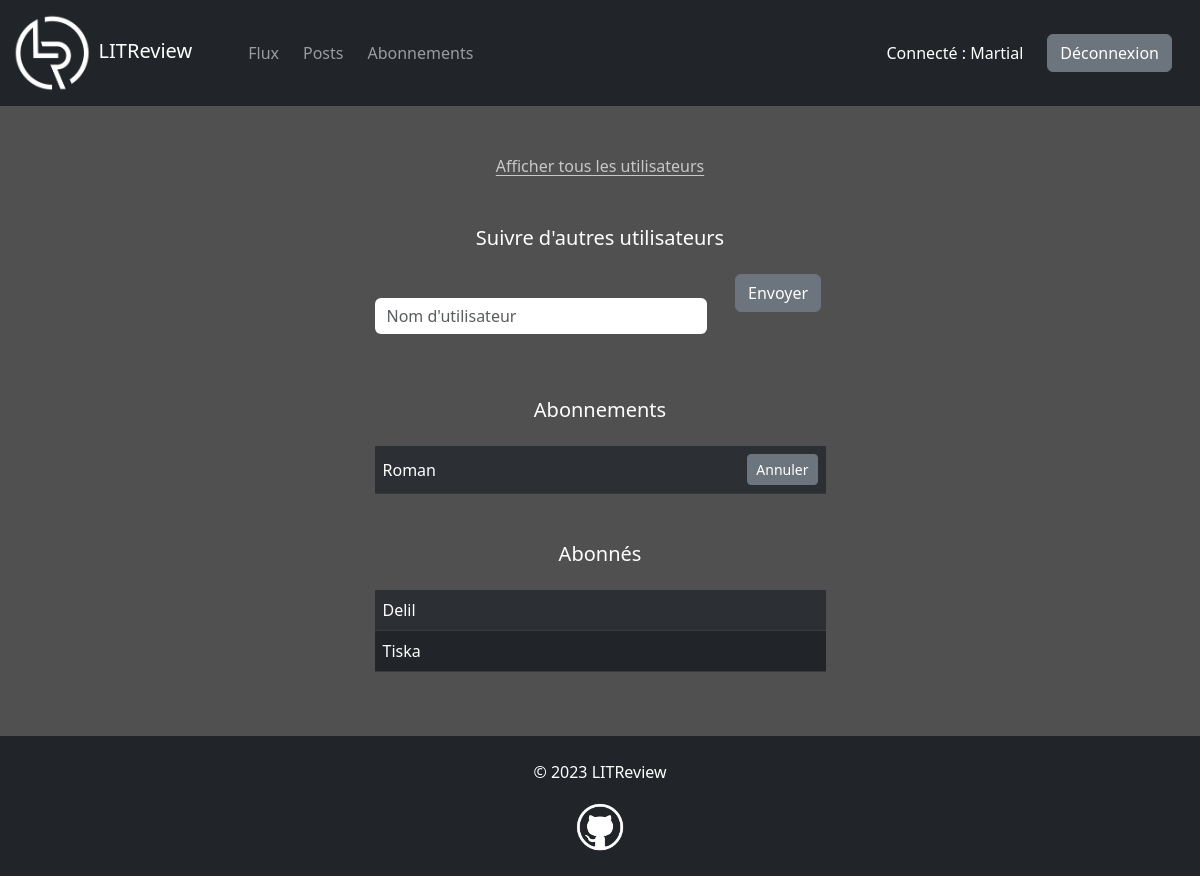
Page /abonnements/ (signed in) on the committed database.
### accounts/models.py (models this page shows)
class User(AbstractUser):
    pass

### reviews/models.py (models this page shows, shortened)
class Subscription(models.Model):
    user = models.ForeignKey(to=settings.AUTH_USER_MODEL, on_delete=models.CASCADE, related_name="following")
    followed_user = models.ForeignKey(to=settings.AUTH_USER_MODEL, on_delete=models.CASCADE, related_name="followed_by")
    class Meta:
        unique_together = ["user", "followed_user"]

### reviews/views.py (the view, shortened to what this page needs)
# urls.py: path("abonnements/", views.subscriptions, name="subscriptions"),
@login_required
def subscriptions(request):
    form = SubscriptionForm()
    users = User.objects.all().order_by("username")
    context = {"form": form, "users": users, "error_message": None}
    return render(request, "reviews/subscriptions.html", context)

### reviews/forms.py
class SubscriptionForm(forms.Form):
    username = forms.CharField(label="", widget=forms.TextInput(attrs={"placeholder": "Nom d'utilisateur"}))

### reviews/templates/reviews/subscriptions.html (shortened to what this page needs)
{% extends "base.html" %}
{% load bootstrap5 %}
{% block content %}
<p class="text-center mb-5">
    <a href="#" data-bs-toggle="modal" data-bs-target="#user-list-modal">Afficher tous les utilisateurs</a>
</p>
<div class="row justify-content-center">
    <div class="col-sm-9 col-md-7 col-lg-6 col-xl-5 col-xxl-4">
        <h5 class="text-center text-white mb-4">Suivre d'autres utilisateurs</h5>
        <form method="POST">
            <div class="row">
                <div class="col-sm-9">
                    {% bootstrap_form form bound_css_class="" %}
                </div>
                <div class="col-sm-3 text-center">
                    <button class="btn btn-secondary" type="submit">Envoyer</button>
                </div>
            </div>
        </form>
        <h5 class="text-center text-white mt-5 mb-4">Abonnements</h5>
        <table class="table table-dark table-striped">
            <tbody>
                {% for subscription in user.following.all %}
                <tr class="align-middle">
                    <td>{{ subscription.followed_user.username }}</td>
                    <td class="text-end">
                        <a class="btn btn-sm btn-secondary" href="{% url 'unsubscribe' subscription.followed_user.id %}">Annuler</a>
                    </td>
                </tr>
                {% empty %}
                <p class="text-center"><small>Vous n'êtes abonné à aucun utilisateur.</small></p>
                {% endfor %}
            </tbody>
        </table>
        <h5 class="text-center text-white mt-5 mb-4">Abonnés</h5>
        <table class="table table-dark table-striped">
            <tbody>
                {% for subscription in user.followed_by.all %}
                <tr>
                    <td>{{ subscription.user.username }}</td>
                </tr>
                {% empty %}
                <p class="text-center"><small>Vous n'avez aucun abonné.</small></p>
                {% endfor %}
            </tbody>
        </table>
    </div>
</div>
{% endblock content %}

### templates/base.html (shortened to what this page needs)
<!DOCTYPE html>
{% load static %}
<html lang="fr">
<head>
    <link
    href="https://cdn.jsdelivr.net/npm/bootstrap@5.3.0-alpha1/dist/css/bootstrap.min.css"
    rel="stylesheet"
>
    <link rel="stylesheet" href="{% static 'css/style.css' %}">
</head>
<body>
    <div id="main-container">
        <nav class="navbar navbar-dark bg-dark navbar-expand-lg" data-bs-theme="dark">
            <div class="container-fluid">
                <span class="navbar-brand me-5">
                    <img id="litreview-logo" src="{% static 'img/logos/litreview-logo.png' %}" alt="logo">
                    LITReview
                </span>
                {% if user.is_authenticated %}
                <div class="collapse navbar-collapse" id="navbar">
                    <ul class="navbar-nav me-auto mb-2 mb-lg-0">
                        <li>
                            <a class="nav-link me-2" href="{% url 'feed' %}">Flux</a>
                        </li>
                        <li>
                            <a class="nav-link me-2" href="{% url 'posts' %}">Posts</a>
                        </li>
                        <li>
                            <a class="nav-link me-2" href="{% url 'subscriptions' %}">Abonnements</a>
                        </li>
                    </ul>
                    <p class="text-white mt-3 me-4">Connecté : {{ user.username }}</p>
                    <a class="btn btn-secondary me-3 my-2" href="{% url 'logout' %}">Déconnexion</a>
                </div>
                {% endif %}
            </div>
        </nav>
        <div class="container mt-5">
            {% block content %}
            {% endblock content %}
        </div>
    </div>
    <footer class="bg-dark mt-5">
        <p class="text-white text-center pt-4">&copy; <span>{% now "Y" %}</span> LITReview</p>
        <p class="text-center">
            <a href="https://github.com/romansainthilaire" target="_blank">
                <img id="github-logo" src="{% static 'img/logos/github-logo.png' %}" alt="">
            </a>
        </p>
    </footer>
</body>
</html>

### static/css/style.css (style rules this page uses)
body { background-color: rgb(80, 80, 80); }
#main-container { min-height: calc(100vh - 190px); }
footer { height: 140px; }
#litreview-logo { max-height: 80px; }
#github-logo { max-height: 50px; margin-top: 2px; margin-bottom: 2px; }
a { color: rgb(200, 200, 200); text-underline-offset: 3px; }
.form-control, .form-select { border: none; }

### rows in the picture
User: username "Martial"
Subscription: followed_user.username "Roman"
Subscription: user.username "Delil"
Subscription: user.username "Tiska"
